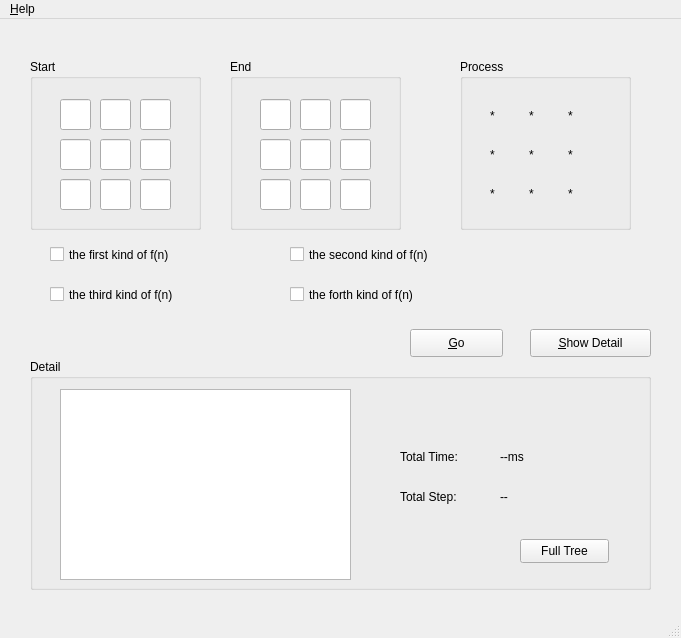
<?xml version="1.0" encoding="UTF-8"?>
<ui version="4.0">
 <class>MainWindow</class>
 <widget class="QMainWindow" name="MainWindow">
  <property name="geometry">
   <rect>
    <x>0</x>
    <y>0</y>
    <width>681</width>
    <height>638</height>
   </rect>
  </property>
  <property name="sizePolicy">
   <sizepolicy hsizetype="Fixed" vsizetype="Expanding">
    <horstretch>0</horstretch>
    <verstretch>0</verstretch>
   </sizepolicy>
  </property>
  <property name="windowTitle">
   <string>MainWindow</string>
  </property>
  <widget class="QWidget" name="centralwidget">
   <widget class="QGroupBox" name="groupBox_start">
    <property name="geometry">
     <rect>
      <x>30</x>
      <y>40</y>
      <width>171</width>
      <height>171</height>
     </rect>
    </property>
    <property name="title">
     <string>Start</string>
    </property>
    <widget class="QLineEdit" name="Start_0_0">
     <property name="geometry">
      <rect>
       <x>30</x>
       <y>40</y>
       <width>31</width>
       <height>31</height>
      </rect>
     </property>
    </widget>
    <widget class="QLineEdit" name="Start_0_1">
     <property name="geometry">
      <rect>
       <x>70</x>
       <y>40</y>
       <width>31</width>
       <height>31</height>
      </rect>
     </property>
    </widget>
    <widget class="QLineEdit" name="Start_0_2">
     <property name="geometry">
      <rect>
       <x>110</x>
       <y>40</y>
       <width>31</width>
       <height>31</height>
      </rect>
     </property>
    </widget>
    <widget class="QLineEdit" name="Start_1_0">
     <property name="geometry">
      <rect>
       <x>30</x>
       <y>80</y>
       <width>31</width>
       <height>31</height>
      </rect>
     </property>
    </widget>
    <widget class="QLineEdit" name="Start_1_1">
     <property name="geometry">
      <rect>
       <x>70</x>
       <y>80</y>
       <width>31</width>
       <height>31</height>
      </rect>
     </property>
    </widget>
    <widget class="QLineEdit" name="Start_1_2">
     <property name="geometry">
      <rect>
       <x>110</x>
       <y>80</y>
       <width>31</width>
       <height>31</height>
      </rect>
     </property>
    </widget>
    <widget class="QLineEdit" name="Start_2_0">
     <property name="geometry">
      <rect>
       <x>30</x>
       <y>120</y>
       <width>31</width>
       <height>31</height>
      </rect>
     </property>
    </widget>
    <widget class="QLineEdit" name="Start_2_1">
     <property name="geometry">
      <rect>
       <x>70</x>
       <y>120</y>
       <width>31</width>
       <height>31</height>
      </rect>
     </property>
    </widget>
    <widget class="QLineEdit" name="Start_2_2">
     <property name="geometry">
      <rect>
       <x>110</x>
       <y>120</y>
       <width>31</width>
       <height>31</height>
      </rect>
     </property>
    </widget>
   </widget>
   <widget class="QGroupBox" name="groupBox_end">
    <property name="geometry">
     <rect>
      <x>230</x>
      <y>40</y>
      <width>171</width>
      <height>171</height>
     </rect>
    </property>
    <property name="title">
     <string>End</string>
    </property>
    <widget class="QLineEdit" name="End_0_0">
     <property name="geometry">
      <rect>
       <x>30</x>
       <y>40</y>
       <width>31</width>
       <height>31</height>
      </rect>
     </property>
    </widget>
    <widget class="QLineEdit" name="End_0_2">
     <property name="geometry">
      <rect>
       <x>110</x>
       <y>40</y>
       <width>31</width>
       <height>31</height>
      </rect>
     </property>
    </widget>
    <widget class="QLineEdit" name="End_2_1">
     <property name="geometry">
      <rect>
       <x>70</x>
       <y>120</y>
       <width>31</width>
       <height>31</height>
      </rect>
     </property>
    </widget>
    <widget class="QLineEdit" name="End_0_1">
     <property name="geometry">
      <rect>
       <x>70</x>
       <y>40</y>
       <width>31</width>
       <height>31</height>
      </rect>
     </property>
    </widget>
    <widget class="QLineEdit" name="End_1_0">
     <property name="geometry">
      <rect>
       <x>30</x>
       <y>80</y>
       <width>31</width>
       <height>31</height>
      </rect>
     </property>
    </widget>
    <widget class="QLineEdit" name="End_2_2">
     <property name="geometry">
      <rect>
       <x>110</x>
       <y>120</y>
       <width>31</width>
       <height>31</height>
      </rect>
     </property>
    </widget>
    <widget class="QLineEdit" name="End_1_2">
     <property name="geometry">
      <rect>
       <x>110</x>
       <y>80</y>
       <width>31</width>
       <height>31</height>
      </rect>
     </property>
    </widget>
    <widget class="QLineEdit" name="End_1_1">
     <property name="geometry">
      <rect>
       <x>70</x>
       <y>80</y>
       <width>31</width>
       <height>31</height>
      </rect>
     </property>
    </widget>
    <widget class="QLineEdit" name="End_2_0">
     <property name="geometry">
      <rect>
       <x>30</x>
       <y>120</y>
       <width>31</width>
       <height>31</height>
      </rect>
     </property>
    </widget>
   </widget>
   <widget class="QCheckBox" name="checkBox">
    <property name="geometry">
     <rect>
      <x>50</x>
      <y>210</y>
      <width>211</width>
      <height>51</height>
     </rect>
    </property>
    <property name="text">
     <string>the first kind of f(n)</string>
    </property>
   </widget>
   <widget class="QCheckBox" name="checkBox_2">
    <property name="geometry">
     <rect>
      <x>290</x>
      <y>210</y>
      <width>211</width>
      <height>51</height>
     </rect>
    </property>
    <property name="text">
     <string>the second kind of f(n)</string>
    </property>
   </widget>
   <widget class="QPushButton" name="go_button">
    <property name="geometry">
     <rect>
      <x>410</x>
      <y>310</y>
      <width>93</width>
      <height>28</height>
     </rect>
    </property>
    <property name="text">
     <string>&amp;Go</string>
    </property>
   </widget>
   <widget class="QPushButton" name="show_button">
    <property name="geometry">
     <rect>
      <x>530</x>
      <y>310</y>
      <width>121</width>
      <height>28</height>
     </rect>
    </property>
    <property name="text">
     <string>&amp;Show Detail</string>
    </property>
    <property name="checkable">
     <bool>true</bool>
    </property>
   </widget>
   <widget class="QGroupBox" name="groupBox_process">
    <property name="geometry">
     <rect>
      <x>460</x>
      <y>40</y>
      <width>171</width>
      <height>171</height>
     </rect>
    </property>
    <property name="title">
     <string>Process</string>
    </property>
    <widget class="QWidget" name="layoutWidget">
     <property name="geometry">
      <rect>
       <x>30</x>
       <y>40</y>
       <width>111</width>
       <height>111</height>
      </rect>
     </property>
     <layout class="QGridLayout" name="gridLayout">
      <item row="0" column="1">
       <widget class="QLabel" name="process_0_1">
        <property name="text">
         <string>*</string>
        </property>
       </widget>
      </item>
      <item row="0" column="0">
       <widget class="QLabel" name="process_0_0">
        <property name="text">
         <string>*</string>
        </property>
       </widget>
      </item>
      <item row="1" column="0">
       <widget class="QLabel" name="process_1_0">
        <property name="text">
         <string>*</string>
        </property>
       </widget>
      </item>
      <item row="2" column="0">
       <widget class="QLabel" name="process_2_0">
        <property name="text">
         <string>*</string>
        </property>
       </widget>
      </item>
      <item row="1" column="1">
       <widget class="QLabel" name="process_1_1">
        <property name="text">
         <string>*</string>
        </property>
       </widget>
      </item>
      <item row="1" column="2">
       <widget class="QLabel" name="process_1_2">
        <property name="text">
         <string>*</string>
        </property>
       </widget>
      </item>
      <item row="0" column="2">
       <widget class="QLabel" name="process_0_2">
        <property name="text">
         <string>*</string>
        </property>
       </widget>
      </item>
      <item row="2" column="1">
       <widget class="QLabel" name="process_2_1">
        <property name="text">
         <string>*</string>
        </property>
       </widget>
      </item>
      <item row="2" column="2">
       <widget class="QLabel" name="process_2_2">
        <property name="text">
         <string>*</string>
        </property>
       </widget>
      </item>
     </layout>
    </widget>
   </widget>
   <widget class="QGroupBox" name="Detail">
    <property name="geometry">
     <rect>
      <x>30</x>
      <y>340</y>
      <width>621</width>
      <height>231</height>
     </rect>
    </property>
    <property name="title">
     <string>Detail</string>
    </property>
    <widget class="QTextBrowser" name="textBrowser">
     <property name="geometry">
      <rect>
       <x>30</x>
       <y>30</y>
       <width>291</width>
       <height>191</height>
      </rect>
     </property>
    </widget>
    <widget class="QLabel" name="label_1">
     <property name="geometry">
      <rect>
       <x>370</x>
       <y>90</y>
       <width>111</width>
       <height>16</height>
      </rect>
     </property>
     <property name="text">
      <string>Total Time:</string>
     </property>
    </widget>
    <widget class="QLabel" name="output_time_label">
     <property name="geometry">
      <rect>
       <x>470</x>
       <y>90</y>
       <width>72</width>
       <height>15</height>
      </rect>
     </property>
     <property name="text">
      <string>--ms</string>
     </property>
    </widget>
    <widget class="QLabel" name="label_2">
     <property name="geometry">
      <rect>
       <x>370</x>
       <y>130</y>
       <width>101</width>
       <height>16</height>
      </rect>
     </property>
     <property name="text">
      <string>Total Step:</string>
     </property>
    </widget>
    <widget class="QLabel" name="step_number_label">
     <property name="geometry">
      <rect>
       <x>470</x>
       <y>130</y>
       <width>72</width>
       <height>15</height>
      </rect>
     </property>
     <property name="text">
      <string>--</string>
     </property>
    </widget>
    <widget class="QPushButton" name="Full_tree_button">
     <property name="geometry">
      <rect>
       <x>490</x>
       <y>180</y>
       <width>89</width>
       <height>24</height>
      </rect>
     </property>
     <property name="text">
      <string>Full Tree</string>
     </property>
    </widget>
   </widget>
   <widget class="QLabel" name="picture">
    <property name="geometry">
     <rect>
      <x>30</x>
      <y>370</y>
      <width>641</width>
      <height>201</height>
     </rect>
    </property>
    <property name="styleSheet">
     <string notr="true">image: url(:/new/prefix1/tongji.jpg);
</string>
    </property>
    <property name="text">
     <string/>
    </property>
   </widget>
   <widget class="QCheckBox" name="checkBox_3">
    <property name="geometry">
     <rect>
      <x>50</x>
      <y>250</y>
      <width>211</width>
      <height>51</height>
     </rect>
    </property>
    <property name="text">
     <string>the third kind of f(n)</string>
    </property>
   </widget>
   <widget class="QCheckBox" name="checkBox_4">
    <property name="geometry">
     <rect>
      <x>290</x>
      <y>250</y>
      <width>211</width>
      <height>51</height>
     </rect>
    </property>
    <property name="text">
     <string>the forth kind of f(n)</string>
    </property>
   </widget>
   <zorder>picture</zorder>
   <zorder>groupBox_start</zorder>
   <zorder>groupBox_end</zorder>
   <zorder>checkBox</zorder>
   <zorder>checkBox_2</zorder>
   <zorder>go_button</zorder>
   <zorder>show_button</zorder>
   <zorder>groupBox_process</zorder>
   <zorder>Detail</zorder>
   <zorder>checkBox_3</zorder>
   <zorder>checkBox_4</zorder>
  </widget>
  <widget class="QMenuBar" name="menubar">
   <property name="geometry">
    <rect>
     <x>0</x>
     <y>0</y>
     <width>681</width>
     <height>25</height>
    </rect>
   </property>
   <widget class="QMenu" name="menu_About">
    <property name="title">
     <string>&amp;Help</string>
    </property>
    <addaction name="action_About_us"/>
    <addaction name="action_Usage"/>
   </widget>
   <addaction name="menu_About"/>
  </widget>
  <widget class="QStatusBar" name="statusbar"/>
  <action name="action_About_us">
   <property name="text">
    <string>&amp;About us</string>
   </property>
  </action>
  <action name="action_Usage">
   <property name="text">
    <string>&amp;Usage</string>
   </property>
  </action>
 </widget>
 <resources/>
 <connections>
  <connection>
   <sender>go_button</sender>
   <signal>clicked()</signal>
   <receiver>MainWindow</receiver>
   <slot>Go_clicked()</slot>
   <hints>
    <hint type="sourcelabel">
     <x>478</x>
     <y>304</y>
    </hint>
    <hint type="destinationlabel">
     <x>424</x>
     <y>333</y>
    </hint>
   </hints>
  </connection>
  <connection>
   <sender>show_button</sender>
   <signal>toggled(bool)</signal>
   <receiver>Detail</receiver>
   <slot>setVisible(bool)</slot>
   <hints>
    <hint type="sourcelabel">
     <x>572</x>
     <y>306</y>
    </hint>
    <hint type="destinationlabel">
     <x>576</x>
     <y>344</y>
    </hint>
   </hints>
  </connection>
  <connection>
   <sender>show_button</sender>
   <signal>toggled(bool)</signal>
   <receiver>picture</receiver>
   <slot>setHidden(bool)</slot>
   <hints>
    <hint type="sourcelabel">
     <x>630</x>
     <y>298</y>
    </hint>
    <hint type="destinationlabel">
     <x>663</x>
     <y>386</y>
    </hint>
   </hints>
  </connection>
  <connection>
   <sender>Full_tree_button</sender>
   <signal>clicked()</signal>
   <receiver>MainWindow</receiver>
   <slot>Show_tree_clicked()</slot>
   <hints>
    <hint type="sourcelabel">
     <x>562</x>
     <y>523</y>
    </hint>
    <hint type="destinationlabel">
     <x>656</x>
     <y>563</y>
    </hint>
   </hints>
  </connection>
 </connections>
 <slots>
  <slot>Go_clicked()</slot>
  <slot>Show_tree_clicked()</slot>
 </slots>
</ui>
